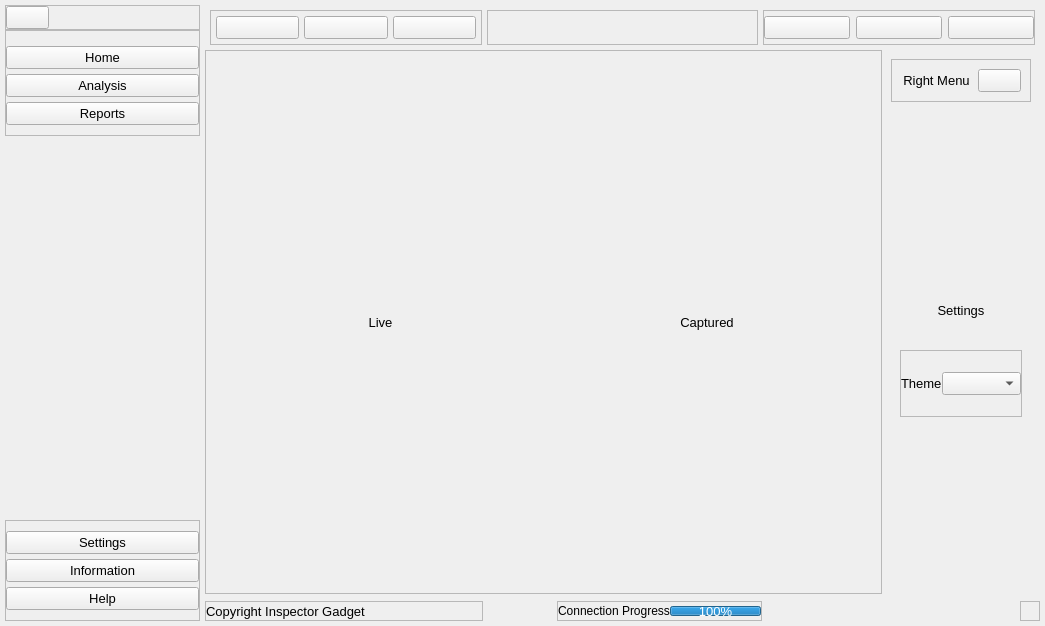
<?xml version="1.0" encoding="UTF-8"?>
<ui version="4.0">
 <class>MainWindow</class>
 <widget class="QMainWindow" name="MainWindow">
  <property name="geometry">
   <rect>
    <x>0</x>
    <y>0</y>
    <width>1045</width>
    <height>626</height>
   </rect>
  </property>
  <property name="font">
   <font>
    <pointsize>10</pointsize>
   </font>
  </property>
  <property name="windowTitle">
   <string>MainWindow</string>
  </property>
  <property name="styleSheet">
   <string notr="true"/>
  </property>
  <widget class="QWidget" name="centralwidget">
   <property name="minimumSize">
    <size>
     <width>1045</width>
     <height>626</height>
    </size>
   </property>
   <layout class="QHBoxLayout" name="horizontalLayout">
    <property name="spacing">
     <number>0</number>
    </property>
    <property name="leftMargin">
     <number>5</number>
    </property>
    <property name="topMargin">
     <number>5</number>
    </property>
    <property name="rightMargin">
     <number>5</number>
    </property>
    <property name="bottomMargin">
     <number>5</number>
    </property>
    <item>
     <widget class="QCustomSlideMenu" name="leftMenuContainer" native="true">
      <property name="minimumSize">
       <size>
        <width>200</width>
        <height>0</height>
       </size>
      </property>
      <property name="maximumSize">
       <size>
        <width>200</width>
        <height>16777215</height>
       </size>
      </property>
      <layout class="QVBoxLayout" name="verticalLayout">
       <property name="spacing">
        <number>0</number>
       </property>
       <property name="leftMargin">
        <number>0</number>
       </property>
       <property name="topMargin">
        <number>0</number>
       </property>
       <property name="rightMargin">
        <number>0</number>
       </property>
       <property name="bottomMargin">
        <number>0</number>
       </property>
       <item>
        <widget class="QWidget" name="leftMenuSubContainer" native="true">
         <layout class="QVBoxLayout" name="verticalLayout_2">
          <property name="spacing">
           <number>0</number>
          </property>
          <property name="leftMargin">
           <number>0</number>
          </property>
          <property name="topMargin">
           <number>0</number>
          </property>
          <property name="rightMargin">
           <number>5</number>
          </property>
          <property name="bottomMargin">
           <number>0</number>
          </property>
          <item alignment="Qt::AlignmentFlag::AlignTop">
           <widget class="QFrame" name="frame">
            <property name="frameShape">
             <enum>QFrame::Shape::StyledPanel</enum>
            </property>
            <property name="frameShadow">
             <enum>QFrame::Shadow::Raised</enum>
            </property>
            <layout class="QHBoxLayout" name="horizontalLayout_2">
             <property name="spacing">
              <number>0</number>
             </property>
             <property name="leftMargin">
              <number>0</number>
             </property>
             <property name="topMargin">
              <number>0</number>
             </property>
             <property name="rightMargin">
              <number>0</number>
             </property>
             <property name="bottomMargin">
              <number>0</number>
             </property>
             <item alignment="Qt::AlignmentFlag::AlignLeft">
              <widget class="QPushButton" name="menuBtn">
               <property name="toolTip">
                <string>Menu</string>
               </property>
               <property name="text">
                <string/>
               </property>
               <property name="icon">
                <iconset resource="../_icons.qrc">
                 <normaloff>:/feather/Qss/Icons/feather/menu.png</normaloff>:/feather/Qss/Icons/feather/menu.png</iconset>
               </property>
               <property name="iconSize">
                <size>
                 <width>16</width>
                 <height>16</height>
                </size>
               </property>
              </widget>
             </item>
            </layout>
           </widget>
          </item>
          <item alignment="Qt::AlignmentFlag::AlignTop">
           <widget class="QFrame" name="frame_2">
            <property name="sizePolicy">
             <sizepolicy hsizetype="Preferred" vsizetype="Preferred">
              <horstretch>0</horstretch>
              <verstretch>0</verstretch>
             </sizepolicy>
            </property>
            <property name="frameShape">
             <enum>QFrame::Shape::StyledPanel</enum>
            </property>
            <property name="frameShadow">
             <enum>QFrame::Shadow::Raised</enum>
            </property>
            <layout class="QVBoxLayout" name="verticalLayout_3">
             <property name="spacing">
              <number>5</number>
             </property>
             <property name="leftMargin">
              <number>0</number>
             </property>
             <property name="topMargin">
              <number>15</number>
             </property>
             <property name="rightMargin">
              <number>0</number>
             </property>
             <property name="bottomMargin">
              <number>10</number>
             </property>
             <item>
              <widget class="QPushButton" name="homeBtn">
               <property name="toolTip">
                <string>Home</string>
               </property>
               <property name="text">
                <string>Home</string>
               </property>
               <property name="icon">
                <iconset resource="../_icons.qrc">
                 <normaloff>:/feather/Qss/Icons/feather/home.png</normaloff>:/feather/Qss/Icons/feather/home.png</iconset>
               </property>
               <property name="iconSize">
                <size>
                 <width>16</width>
                 <height>16</height>
                </size>
               </property>
              </widget>
             </item>
             <item>
              <widget class="QPushButton" name="dataBtn">
               <property name="toolTip">
                <string>Data Analysis</string>
               </property>
               <property name="text">
                <string>Analysis</string>
               </property>
               <property name="icon">
                <iconset resource="../_icons.qrc">
                 <normaloff>:/material_design/Qss/Icons/material_design/analytics.png</normaloff>:/material_design/Qss/Icons/material_design/analytics.png</iconset>
               </property>
               <property name="iconSize">
                <size>
                 <width>16</width>
                 <height>16</height>
                </size>
               </property>
              </widget>
             </item>
             <item>
              <widget class="QPushButton" name="reportBtn">
               <property name="toolTip">
                <string>View Reports</string>
               </property>
               <property name="text">
                <string>Reports</string>
               </property>
               <property name="icon">
                <iconset resource="../_icons.qrc">
                 <normaloff>:/feather/Qss/Icons/feather/printer.png</normaloff>:/feather/Qss/Icons/feather/printer.png</iconset>
               </property>
               <property name="iconSize">
                <size>
                 <width>16</width>
                 <height>16</height>
                </size>
               </property>
              </widget>
             </item>
            </layout>
           </widget>
          </item>
          <item>
           <spacer name="verticalSpacer">
            <property name="minimumSize">
             <size>
              <width>40</width>
              <height>154</height>
             </size>
            </property>
            <property name="orientation">
             <enum>Qt::Orientation::Vertical</enum>
            </property>
            <property name="sizeHint" stdset="0">
             <size>
              <width>20</width>
              <height>40</height>
             </size>
            </property>
           </spacer>
          </item>
          <item alignment="Qt::AlignmentFlag::AlignBottom">
           <widget class="QFrame" name="frame_3">
            <property name="frameShape">
             <enum>QFrame::Shape::StyledPanel</enum>
            </property>
            <property name="frameShadow">
             <enum>QFrame::Shadow::Raised</enum>
            </property>
            <layout class="QVBoxLayout" name="verticalLayout_4">
             <property name="spacing">
              <number>5</number>
             </property>
             <property name="leftMargin">
              <number>0</number>
             </property>
             <property name="topMargin">
              <number>10</number>
             </property>
             <property name="rightMargin">
              <number>0</number>
             </property>
             <property name="bottomMargin">
              <number>10</number>
             </property>
             <item>
              <widget class="QPushButton" name="settingsBtn">
               <property name="toolTip">
                <string>Go to settings</string>
               </property>
               <property name="text">
                <string>Settings</string>
               </property>
               <property name="icon">
                <iconset resource="../_icons.qrc">
                 <normaloff>:/feather/Qss/Icons/feather/settings.png</normaloff>:/feather/Qss/Icons/feather/settings.png</iconset>
               </property>
               <property name="iconSize">
                <size>
                 <width>16</width>
                 <height>16</height>
                </size>
               </property>
              </widget>
             </item>
             <item>
              <widget class="QPushButton" name="infoBtn">
               <property name="toolTip">
                <string>Information about the app</string>
               </property>
               <property name="text">
                <string>Information</string>
               </property>
               <property name="icon">
                <iconset resource="../_icons.qrc">
                 <normaloff>:/feather/Qss/Icons/feather/info.png</normaloff>:/feather/Qss/Icons/feather/info.png</iconset>
               </property>
               <property name="iconSize">
                <size>
                 <width>16</width>
                 <height>16</height>
                </size>
               </property>
              </widget>
             </item>
             <item>
              <widget class="QPushButton" name="helpBtn">
               <property name="toolTip">
                <string>Get more help</string>
               </property>
               <property name="text">
                <string>Help</string>
               </property>
               <property name="icon">
                <iconset resource="../_icons.qrc">
                 <normaloff>:/feather/Qss/Icons/feather/help-circle.png</normaloff>:/feather/Qss/Icons/feather/help-circle.png</iconset>
               </property>
               <property name="iconSize">
                <size>
                 <width>16</width>
                 <height>16</height>
                </size>
               </property>
              </widget>
             </item>
            </layout>
           </widget>
          </item>
         </layout>
        </widget>
       </item>
      </layout>
     </widget>
    </item>
    <item>
     <widget class="QWidget" name="mainBodyContainer" native="true">
      <property name="sizePolicy">
       <sizepolicy hsizetype="Expanding" vsizetype="Preferred">
        <horstretch>0</horstretch>
        <verstretch>0</verstretch>
       </sizepolicy>
      </property>
      <property name="styleSheet">
       <string notr="true"/>
      </property>
      <layout class="QVBoxLayout" name="verticalLayout_10">
       <property name="spacing">
        <number>0</number>
       </property>
       <property name="leftMargin">
        <number>0</number>
       </property>
       <property name="topMargin">
        <number>0</number>
       </property>
       <property name="rightMargin">
        <number>0</number>
       </property>
       <property name="bottomMargin">
        <number>0</number>
       </property>
       <item alignment="Qt::AlignmentFlag::AlignTop">
        <widget class="QWidget" name="headerContainer" native="true">
         <layout class="QHBoxLayout" name="horizontalLayout_5">
          <property name="spacing">
           <number>5</number>
          </property>
          <property name="leftMargin">
           <number>5</number>
          </property>
          <property name="topMargin">
           <number>5</number>
          </property>
          <property name="rightMargin">
           <number>5</number>
          </property>
          <property name="bottomMargin">
           <number>5</number>
          </property>
          <item>
           <widget class="QFrame" name="frame_6">
            <property name="sizePolicy">
             <sizepolicy hsizetype="Preferred" vsizetype="Preferred">
              <horstretch>1</horstretch>
              <verstretch>0</verstretch>
             </sizepolicy>
            </property>
            <property name="frameShape">
             <enum>QFrame::Shape::StyledPanel</enum>
            </property>
            <property name="frameShadow">
             <enum>QFrame::Shadow::Raised</enum>
            </property>
            <layout class="QHBoxLayout" name="horizontalLayout_6">
             <property name="spacing">
              <number>5</number>
             </property>
             <property name="leftMargin">
              <number>5</number>
             </property>
             <property name="topMargin">
              <number>5</number>
             </property>
             <property name="rightMargin">
              <number>5</number>
             </property>
             <property name="bottomMargin">
              <number>5</number>
             </property>
             <item>
              <widget class="QPushButton" name="notificationBtn">
               <property name="toolTip">
                <string>Notifications</string>
               </property>
               <property name="text">
                <string/>
               </property>
               <property name="icon">
                <iconset resource="../_icons.qrc">
                 <normaloff>:/feather/Qss/Icons/feather/bell.png</normaloff>:/feather/Qss/Icons/feather/bell.png</iconset>
               </property>
               <property name="iconSize">
                <size>
                 <width>16</width>
                 <height>16</height>
                </size>
               </property>
              </widget>
             </item>
             <item>
              <widget class="QPushButton" name="moreMenuBtn">
               <property name="toolTip">
                <string>More</string>
               </property>
               <property name="text">
                <string/>
               </property>
               <property name="icon">
                <iconset resource="../_icons.qrc">
                 <normaloff>:/feather/Qss/Icons/feather/more-horizontal.png</normaloff>:/feather/Qss/Icons/feather/more-horizontal.png</iconset>
               </property>
               <property name="iconSize">
                <size>
                 <width>16</width>
                 <height>16</height>
                </size>
               </property>
              </widget>
             </item>
             <item>
              <widget class="QPushButton" name="profileMenuBtn">
               <property name="toolTip">
                <string>Profile</string>
               </property>
               <property name="text">
                <string/>
               </property>
               <property name="icon">
                <iconset resource="../_icons.qrc">
                 <normaloff>:/feather/Qss/Icons/feather/user.png</normaloff>:/feather/Qss/Icons/feather/user.png</iconset>
               </property>
               <property name="iconSize">
                <size>
                 <width>16</width>
                 <height>16</height>
                </size>
               </property>
              </widget>
             </item>
            </layout>
           </widget>
          </item>
          <item>
           <widget class="QFrame" name="frame_5">
            <property name="sizePolicy">
             <sizepolicy hsizetype="Preferred" vsizetype="Preferred">
              <horstretch>1</horstretch>
              <verstretch>0</verstretch>
             </sizepolicy>
            </property>
            <property name="frameShape">
             <enum>QFrame::Shape::StyledPanel</enum>
            </property>
            <property name="frameShadow">
             <enum>QFrame::Shadow::Raised</enum>
            </property>
            <layout class="QHBoxLayout" name="horizontalLayout_7">
             <property name="leftMargin">
              <number>0</number>
             </property>
             <property name="topMargin">
              <number>0</number>
             </property>
             <property name="rightMargin">
              <number>0</number>
             </property>
             <property name="bottomMargin">
              <number>0</number>
             </property>
            </layout>
           </widget>
          </item>
          <item>
           <widget class="QFrame" name="frame_7">
            <property name="sizePolicy">
             <sizepolicy hsizetype="Preferred" vsizetype="Preferred">
              <horstretch>1</horstretch>
              <verstretch>0</verstretch>
             </sizepolicy>
            </property>
            <property name="frameShape">
             <enum>QFrame::Shape::StyledPanel</enum>
            </property>
            <property name="frameShadow">
             <enum>QFrame::Shadow::Raised</enum>
            </property>
            <layout class="QHBoxLayout" name="horizontalLayout_4">
             <property name="leftMargin">
              <number>0</number>
             </property>
             <property name="topMargin">
              <number>0</number>
             </property>
             <property name="rightMargin">
              <number>0</number>
             </property>
             <property name="bottomMargin">
              <number>0</number>
             </property>
             <item>
              <widget class="QPushButton" name="minimizeBtn">
               <property name="toolTip">
                <string>Minimize Window</string>
               </property>
               <property name="text">
                <string/>
               </property>
               <property name="icon">
                <iconset resource="../_icons.qrc">
                 <normaloff>:/feather/Qss/Icons/feather/minus.png</normaloff>:/feather/Qss/Icons/feather/minus.png</iconset>
               </property>
              </widget>
             </item>
             <item>
              <widget class="QPushButton" name="restoreBtn">
               <property name="toolTip">
                <string>Restore Window</string>
               </property>
               <property name="text">
                <string/>
               </property>
               <property name="icon">
                <iconset resource="../_icons.qrc">
                 <normaloff>:/feather/Qss/Icons/feather/square.png</normaloff>:/feather/Qss/Icons/feather/square.png</iconset>
               </property>
              </widget>
             </item>
             <item>
              <widget class="QPushButton" name="closeBtn">
               <property name="toolTip">
                <string>Close Window</string>
               </property>
               <property name="text">
                <string/>
               </property>
               <property name="icon">
                <iconset resource="../_icons.qrc">
                 <normaloff>:/feather/Qss/Icons/feather/x.png</normaloff>:/feather/Qss/Icons/feather/x.png</iconset>
               </property>
              </widget>
             </item>
            </layout>
           </widget>
          </item>
         </layout>
        </widget>
       </item>
       <item>
        <widget class="QWidget" name="mainBodyContent" native="true">
         <property name="sizePolicy">
          <sizepolicy hsizetype="Preferred" vsizetype="Expanding">
           <horstretch>0</horstretch>
           <verstretch>0</verstretch>
          </sizepolicy>
         </property>
         <property name="minimumSize">
          <size>
           <width>555</width>
           <height>315</height>
          </size>
         </property>
         <layout class="QHBoxLayout" name="horizontalLayout_8">
          <property name="spacing">
           <number>0</number>
          </property>
          <property name="leftMargin">
           <number>0</number>
          </property>
          <property name="topMargin">
           <number>0</number>
          </property>
          <property name="rightMargin">
           <number>0</number>
          </property>
          <property name="bottomMargin">
           <number>0</number>
          </property>
          <item>
           <widget class="QScrollArea" name="scrollArea">
            <property name="widgetResizable">
             <bool>true</bool>
            </property>
            <widget class="QWidget" name="scrollAreaWidgetContents_4">
             <property name="geometry">
              <rect>
               <x>0</x>
               <y>0</y>
               <width>675</width>
               <height>541</height>
              </rect>
             </property>
             <layout class="QHBoxLayout" name="horizontalLayout_20">
              <property name="spacing">
               <number>0</number>
              </property>
              <property name="leftMargin">
               <number>5</number>
              </property>
              <property name="topMargin">
               <number>0</number>
              </property>
              <property name="rightMargin">
               <number>0</number>
              </property>
              <property name="bottomMargin">
               <number>0</number>
              </property>
              <item>
               <widget class="QCustomQStackedWidget" name="mainPages">
                <property name="currentIndex">
                 <number>0</number>
                </property>
                <widget class="QWidget" name="home_page">
                 <layout class="QHBoxLayout" name="horizontalLayout_3">
                  <item>
                   <widget class="QLabel" name="video_label">
                    <property name="text">
                     <string>Live</string>
                    </property>
                    <property name="alignment">
                     <set>Qt::AlignmentFlag::AlignCenter</set>
                    </property>
                   </widget>
                  </item>
                  <item>
                   <widget class="QLabel" name="picture_label">
                    <property name="text">
                     <string>Captured</string>
                    </property>
                    <property name="alignment">
                     <set>Qt::AlignmentFlag::AlignCenter</set>
                    </property>
                   </widget>
                  </item>
                 </layout>
                </widget>
                <widget class="QWidget" name="gantt">
                 <layout class="QVBoxLayout" name="verticalLayout_28">
                  <property name="spacing">
                   <number>5</number>
                  </property>
                  <property name="leftMargin">
                   <number>5</number>
                  </property>
                  <property name="topMargin">
                   <number>5</number>
                  </property>
                  <property name="rightMargin">
                   <number>5</number>
                  </property>
                  <property name="bottomMargin">
                   <number>5</number>
                  </property>
                  <item>
                   <widget class="QLabel" name="label_9">
                    <property name="text">
                     <string>Charts</string>
                    </property>
                    <property name="alignment">
                     <set>Qt::AlignmentFlag::AlignCenter</set>
                    </property>
                   </widget>
                  </item>
                 </layout>
                </widget>
                <widget class="QWidget" name="data_page">
                 <layout class="QVBoxLayout" name="verticalLayout_29">
                  <property name="spacing">
                   <number>5</number>
                  </property>
                  <property name="leftMargin">
                   <number>5</number>
                  </property>
                  <property name="topMargin">
                   <number>5</number>
                  </property>
                  <property name="rightMargin">
                   <number>5</number>
                  </property>
                  <property name="bottomMargin">
                   <number>5</number>
                  </property>
                  <item>
                   <widget class="QLabel" name="label_13">
                    <property name="text">
                     <string>Data Analysis</string>
                    </property>
                    <property name="alignment">
                     <set>Qt::AlignmentFlag::AlignCenter</set>
                    </property>
                   </widget>
                  </item>
                 </layout>
                </widget>
                <widget class="QWidget" name="reports_page">
                 <layout class="QVBoxLayout" name="verticalLayout_30">
                  <property name="spacing">
                   <number>5</number>
                  </property>
                  <property name="leftMargin">
                   <number>5</number>
                  </property>
                  <property name="topMargin">
                   <number>5</number>
                  </property>
                  <property name="rightMargin">
                   <number>5</number>
                  </property>
                  <property name="bottomMargin">
                   <number>5</number>
                  </property>
                  <item>
                   <widget class="QLabel" name="label_16">
                    <property name="text">
                     <string>Reports</string>
                    </property>
                    <property name="alignment">
                     <set>Qt::AlignmentFlag::AlignCenter</set>
                    </property>
                   </widget>
                  </item>
                 </layout>
                </widget>
               </widget>
              </item>
              <item>
               <widget class="QWidget" name="mainContentsContainer" native="true">
                <layout class="QVBoxLayout" name="verticalLayout_24">
                 <property name="spacing">
                  <number>0</number>
                 </property>
                 <property name="leftMargin">
                  <number>5</number>
                 </property>
                 <property name="topMargin">
                  <number>0</number>
                 </property>
                 <property name="rightMargin">
                  <number>0</number>
                 </property>
                 <property name="bottomMargin">
                  <number>0</number>
                 </property>
                </layout>
               </widget>
              </item>
             </layout>
            </widget>
           </widget>
          </item>
          <item alignment="Qt::AlignmentFlag::AlignRight">
           <widget class="QCustomSlideMenu" name="rightMenuContainer" native="true">
            <property name="minimumSize">
             <size>
              <width>0</width>
              <height>0</height>
             </size>
            </property>
            <property name="maximumSize">
             <size>
              <width>1000</width>
              <height>1000</height>
             </size>
            </property>
            <layout class="QVBoxLayout" name="verticalLayout_6">
             <item>
              <widget class="QFrame" name="frame_17">
               <property name="frameShape">
                <enum>QFrame::Shape::StyledPanel</enum>
               </property>
               <property name="frameShadow">
                <enum>QFrame::Shadow::Raised</enum>
               </property>
               <layout class="QHBoxLayout" name="horizontalLayout_19">
                <item>
                 <widget class="QLabel" name="label_10">
                  <property name="sizePolicy">
                   <sizepolicy hsizetype="Expanding" vsizetype="Preferred">
                    <horstretch>0</horstretch>
                    <verstretch>0</verstretch>
                   </sizepolicy>
                  </property>
                  <property name="text">
                   <string>Right Menu</string>
                  </property>
                  <property name="alignment">
                   <set>Qt::AlignmentFlag::AlignCenter</set>
                  </property>
                 </widget>
                </item>
                <item alignment="Qt::AlignmentFlag::AlignRight">
                 <widget class="QPushButton" name="closeRightMenuBtn">
                  <property name="toolTip">
                   <string>Close Menu</string>
                  </property>
                  <property name="text">
                   <string/>
                  </property>
                  <property name="icon">
                   <iconset resource="../_icons.qrc">
                    <normaloff>:/feather/Qss/Icons/feather/x-circle.png</normaloff>:/feather/Qss/Icons/feather/x-circle.png</iconset>
                  </property>
                  <property name="iconSize">
                   <size>
                    <width>16</width>
                    <height>16</height>
                   </size>
                  </property>
                 </widget>
                </item>
               </layout>
              </widget>
             </item>
             <item>
              <spacer name="verticalSpacer_5">
               <property name="orientation">
                <enum>Qt::Orientation::Vertical</enum>
               </property>
               <property name="sizeHint" stdset="0">
                <size>
                 <width>20</width>
                 <height>40</height>
                </size>
               </property>
              </spacer>
             </item>
             <item>
              <widget class="QCustomQStackedWidget" name="rightMenuPages">
               <property name="currentIndex">
                <number>4</number>
               </property>
               <widget class="QWidget" name="profile_page">
                <layout class="QVBoxLayout" name="verticalLayout_33">
                 <item>
                  <widget class="QLabel" name="label_17">
                   <property name="text">
                    <string>Profile</string>
                   </property>
                   <property name="alignment">
                    <set>Qt::AlignmentFlag::AlignCenter</set>
                   </property>
                  </widget>
                 </item>
                </layout>
               </widget>
               <widget class="QWidget" name="notification_page">
                <layout class="QVBoxLayout" name="verticalLayout_11">
                 <item alignment="Qt::AlignmentFlag::AlignHCenter">
                  <widget class="QLabel" name="label_5">
                   <property name="text">
                    <string>Notifications</string>
                   </property>
                  </widget>
                 </item>
                </layout>
               </widget>
               <widget class="QWidget" name="more_page">
                <widget class="QLabel" name="label_18">
                 <property name="geometry">
                  <rect>
                   <x>9</x>
                   <y>9</y>
                   <width>41</width>
                   <height>16</height>
                  </rect>
                 </property>
                 <property name="text">
                  <string>More...</string>
                 </property>
                 <property name="alignment">
                  <set>Qt::AlignmentFlag::AlignCenter</set>
                 </property>
                </widget>
               </widget>
               <widget class="QWidget" name="page"/>
               <widget class="QWidget" name="settings_page">
                <layout class="QVBoxLayout" name="verticalLayout_7">
                 <item>
                  <widget class="QLabel" name="label_2">
                   <property name="text">
                    <string>Settings</string>
                   </property>
                   <property name="alignment">
                    <set>Qt::AlignmentFlag::AlignCenter</set>
                   </property>
                  </widget>
                 </item>
                 <item>
                  <widget class="QFrame" name="frame_13">
                   <property name="frameShape">
                    <enum>QFrame::Shape::StyledPanel</enum>
                   </property>
                   <property name="frameShadow">
                    <enum>QFrame::Shadow::Raised</enum>
                   </property>
                   <layout class="QHBoxLayout" name="horizontalLayout_14">
                    <property name="spacing">
                     <number>0</number>
                    </property>
                    <property name="leftMargin">
                     <number>0</number>
                    </property>
                    <property name="topMargin">
                     <number>0</number>
                    </property>
                    <property name="rightMargin">
                     <number>0</number>
                    </property>
                    <property name="bottomMargin">
                     <number>0</number>
                    </property>
                    <item>
                     <widget class="QLabel" name="label_6">
                      <property name="text">
                       <string>Theme</string>
                      </property>
                     </widget>
                    </item>
                    <item>
                     <widget class="QComboBox" name="themeList"/>
                    </item>
                   </layout>
                  </widget>
                 </item>
                </layout>
               </widget>
               <widget class="QWidget" name="help_page">
                <layout class="QVBoxLayout" name="verticalLayout_9">
                 <item>
                  <widget class="QLabel" name="label_4">
                   <property name="text">
                    <string>Help</string>
                   </property>
                   <property name="alignment">
                    <set>Qt::AlignmentFlag::AlignCenter</set>
                   </property>
                  </widget>
                 </item>
                </layout>
               </widget>
               <widget class="QWidget" name="info_page">
                <layout class="QVBoxLayout" name="verticalLayout_8">
                 <item>
                  <widget class="QLabel" name="label_3">
                   <property name="text">
                    <string>Information</string>
                   </property>
                   <property name="alignment">
                    <set>Qt::AlignmentFlag::AlignCenter</set>
                   </property>
                  </widget>
                 </item>
                </layout>
               </widget>
              </widget>
             </item>
             <item>
              <spacer name="verticalSpacer_4">
               <property name="orientation">
                <enum>Qt::Orientation::Vertical</enum>
               </property>
               <property name="sizeHint" stdset="0">
                <size>
                 <width>20</width>
                 <height>40</height>
                </size>
               </property>
              </spacer>
             </item>
            </layout>
           </widget>
          </item>
         </layout>
        </widget>
       </item>
       <item>
        <widget class="QWidget" name="footerContainter" native="true">
         <layout class="QHBoxLayout" name="horizontalLayout_11">
          <property name="spacing">
           <number>0</number>
          </property>
          <property name="leftMargin">
           <number>0</number>
          </property>
          <property name="topMargin">
           <number>7</number>
          </property>
          <property name="rightMargin">
           <number>0</number>
          </property>
          <property name="bottomMargin">
           <number>0</number>
          </property>
          <item>
           <widget class="QFrame" name="frame_10">
            <property name="frameShape">
             <enum>QFrame::Shape::StyledPanel</enum>
            </property>
            <property name="frameShadow">
             <enum>QFrame::Shadow::Raised</enum>
            </property>
            <layout class="QHBoxLayout" name="horizontalLayout_12">
             <property name="spacing">
              <number>0</number>
             </property>
             <property name="leftMargin">
              <number>0</number>
             </property>
             <property name="topMargin">
              <number>0</number>
             </property>
             <property name="rightMargin">
              <number>0</number>
             </property>
             <property name="bottomMargin">
              <number>0</number>
             </property>
             <item>
              <widget class="QLabel" name="label_15">
               <property name="text">
                <string>Copyright Inspector Gadget</string>
               </property>
              </widget>
             </item>
            </layout>
           </widget>
          </item>
          <item alignment="Qt::AlignmentFlag::AlignRight">
           <widget class="QFrame" name="frame_14">
            <property name="frameShape">
             <enum>QFrame::Shape::StyledPanel</enum>
            </property>
            <property name="frameShadow">
             <enum>QFrame::Shadow::Raised</enum>
            </property>
            <layout class="QHBoxLayout" name="horizontalLayout_15">
             <property name="spacing">
              <number>0</number>
             </property>
             <property name="leftMargin">
              <number>0</number>
             </property>
             <property name="topMargin">
              <number>0</number>
             </property>
             <property name="rightMargin">
              <number>0</number>
             </property>
             <property name="bottomMargin">
              <number>0</number>
             </property>
             <item alignment="Qt::AlignmentFlag::AlignRight">
              <widget class="QLabel" name="activityLabel">
               <property name="font">
                <font>
                 <pointsize>9</pointsize>
                </font>
               </property>
               <property name="text">
                <string>Connection Progress</string>
               </property>
              </widget>
             </item>
             <item alignment="Qt::AlignmentFlag::AlignRight">
              <widget class="QProgressBar" name="activityProgress">
               <property name="minimumSize">
                <size>
                 <width>0</width>
                 <height>10</height>
                </size>
               </property>
               <property name="maximumSize">
                <size>
                 <width>16777215</width>
                 <height>10</height>
                </size>
               </property>
               <property name="value">
                <number>100</number>
               </property>
               <property name="alignment">
                <set>Qt::AlignmentFlag::AlignRight|Qt::AlignmentFlag::AlignTrailing|Qt::AlignmentFlag::AlignVCenter</set>
               </property>
               <property name="invertedAppearance">
                <bool>false</bool>
               </property>
              </widget>
             </item>
            </layout>
           </widget>
          </item>
          <item alignment="Qt::AlignmentFlag::AlignRight|Qt::AlignmentFlag::AlignBottom">
           <widget class="QFrame" name="sizeGrip">
            <property name="minimumSize">
             <size>
              <width>20</width>
              <height>20</height>
             </size>
            </property>
            <property name="maximumSize">
             <size>
              <width>20</width>
              <height>20</height>
             </size>
            </property>
            <property name="frameShape">
             <enum>QFrame::Shape::StyledPanel</enum>
            </property>
            <property name="frameShadow">
             <enum>QFrame::Shadow::Raised</enum>
            </property>
           </widget>
          </item>
         </layout>
        </widget>
       </item>
      </layout>
     </widget>
    </item>
   </layout>
  </widget>
 </widget>
 <customwidgets>
  <customwidget>
   <class>QCustomSlideMenu</class>
   <extends>QWidget</extends>
   <header location="global">Custom_Widgets.QCustomSlideMenu.h</header>
   <container>1</container>
  </customwidget>
  <customwidget>
   <class>QCustomQStackedWidget</class>
   <extends>QStackedWidget</extends>
   <header location="global">Custom_Widgets.QCustomQStackedWidget.h</header>
   <container>1</container>
  </customwidget>
 </customwidgets>
 <resources>
  <include location="../_icons.qrc"/>
 </resources>
 <connections/>
</ui>
